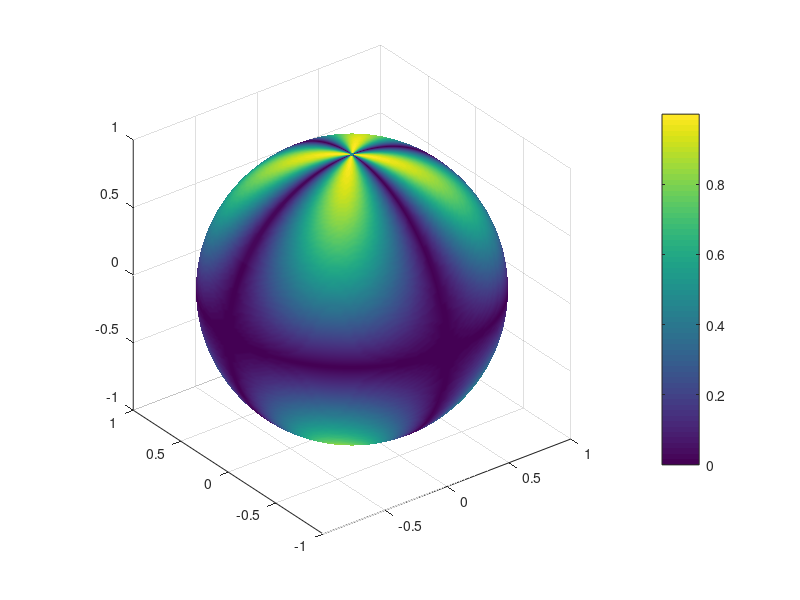
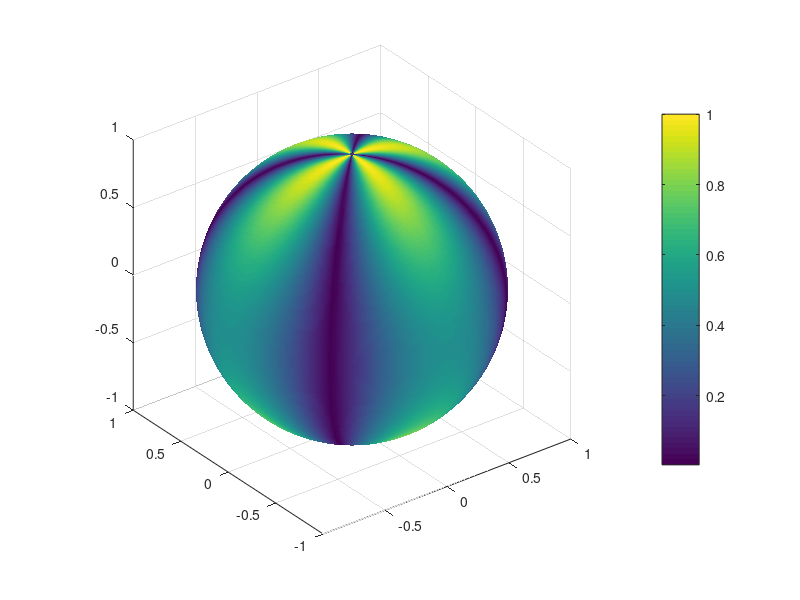

MATLAB code to generate these figures, in order:
clear all; close all; clc;

% 定义球坐标系中的角度范围
THETA = linspace(0, pi, 200);   % 极角(与z轴夹角)，0到π
PHI = linspace(0, 2 * pi, 200);   % 方位角(绕z轴旋转)，0到2π

[Theta, Phi] = meshgrid(THETA, PHI);

X = sin(Theta) .* cos(Phi);
Y = sin(Theta) .* sin(Phi);
Z = cos(Theta);

D = ([1,0,0]' * [1,0,0] - [0,1,0]' * [0,1,0]) / 2;

f_plus = zeros(length(THETA), length(PHI));
f_cross = zeros(length(THETA), length(PHI));

for j = 1:length(THETA)
    for k = 1:length(PHI)

        phi = PHI(j); theta = THETA(k);
        n = [sin(theta) * cos(phi), sin(theta) * sin(phi), cos(theta)];
        z = [0, 0, 1];
        x = cross(z, n);
        y = cross(x, n);

        x = x / norm(x);
        y = y / norm(y);

        e_plus = x' * x - y' * y;
        e_cross = x' * y + y' * x;

        f_plus(j, k) = sum(e_plus(:) .* D(:));
        f_cross(j, k) = sum(e_cross(:) .* D(:));
    end
end

figure;
surf(X, Y, Z, abs(f_cross));
shading interp;
axis equal;
colorbar;
figure;
surf(X, Y, Z, abs(f_plus));
shading interp;
axis equal;
colorbar;